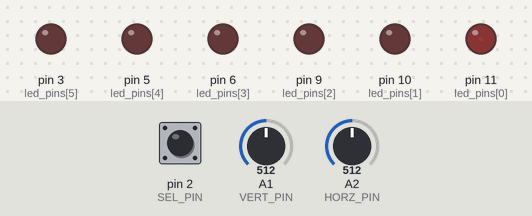
Bench run of a sketch on a simulated Arduino Uno, built with avr-gcc and run on an emulated ATmega328P. Parts: output pins drawn as LEDs (lit = HIGH). The test bench sets the inputs (shaded band); at power-on: A1 (VERT_PIN) = 512, A2 (HORZ_PIN) = 512, pin 2 (SEL_PIN) HIGH.

Above: at 1.2 s.
1.3 s: A1 (VERT_PIN) set to 716
At 4.1 s:
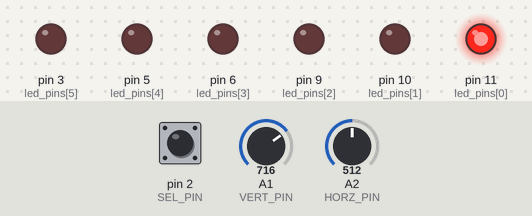
4.3 s: A2 (HORZ_PIN) set to 477
5.8 s: A2 (HORZ_PIN) set to 454
At 7.0 s:
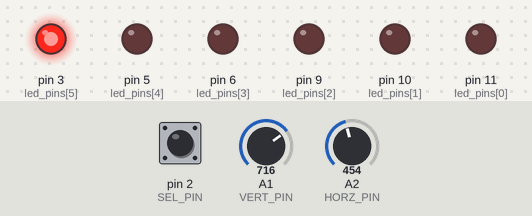
7.7 s: A1 (VERT_PIN) set to 306
At 8.27 s:
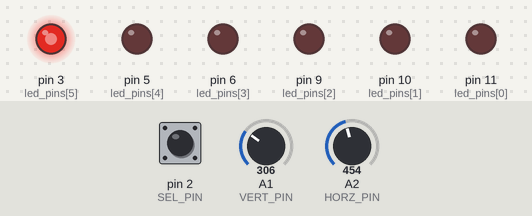
10.7 s: A1 (VERT_PIN) set to 545
12.2 s: A1 (VERT_PIN) set to 572
At 12.68 s:
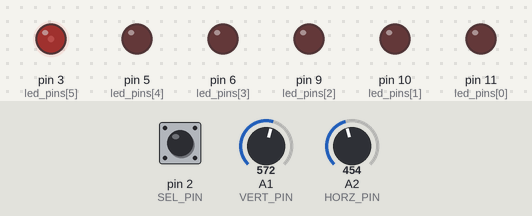
Timing chart, 0 to 16.1 s (numbered marks = the images above; inputs shaded):
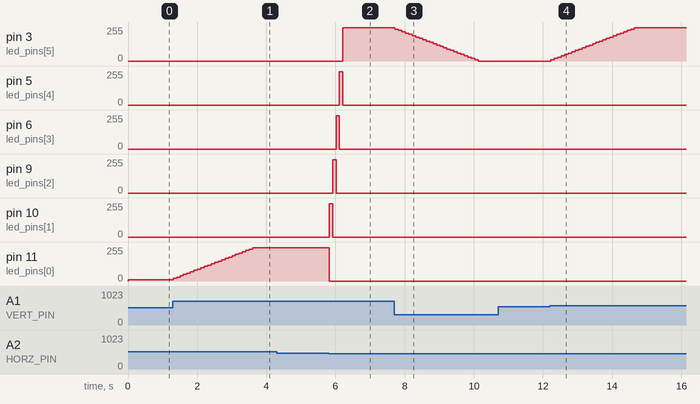

Measured:
- the behaviour switches between 462 and 461 on A2 (HORZ_PIN) (found by bisection; images 1 and 2)
- the behaviour switches between 562 and 563 on A1 (VERT_PIN) (found by bisection; images 3 and 4)
- after the input at 1.3 s, pin 11 (led_pins[0]): moves from 10/255 to 250/255 over 2.3 s, starting at once
- after the input at 5.8 s, pin 3 (led_pins[5]): 0/255 → 250/255 after 0.42 s; pin 5 (led_pins[4]): 0/255 → 250/255 after 0.32 s, → 0/255 0.10 s later
- after the input at 7.7 s, pin 3 (led_pins[5]): moves from 250/255 to 0/255 over 2.4 s, starting at once
- after the input at 10.7 s, every drawn part: stays the same
- after the input at 12.2 s, pin 3 (led_pins[5]): moves from 0/255 to 250/255 over 2.4 s, starting at once

The sketch:

sketch.ino
```cpp
const int VERT_PIN = A1;
const int HORZ_PIN = A2;
const int SEL_PIN = 2;

const int ZERO = 512;       // "ноль" джойстика
const int RADIUS = 50;      // погрешность
const int DEBOUNCE = 10;    // задержка при чтении кнопки
const int PERIOD = 100;     // период опроса
const int NUMBER_LEDS = 6;  // число светодиодов
const int STEP = 10;        // шаг изменения яркости

const int led_pins[] = {11, 10, 9, 6, 5, 3};

int curr_led = 0;     // индекс текущего светодиода
int last_led = 0;
int bright = 10;      // яркость текущего свтодиода

void readJoystick();  // чтения положения джойстика
void checkButton();   // проверка нажатия кнопки джойстика
void updateLeds();    // обновить состояния светодиодов

void setup() {
  for (int i = 0; i < NUMBER_LEDS; i++) {
    pinMode(led_pins[i], OUTPUT);
  }

  pinMode(HORZ_PIN, INPUT);
  pinMode(VERT_PIN, INPUT);
  pinMode(SEL_PIN, INPUT_PULLUP);
}

void loop() {
  readJoystick();
  checkButton();
  updateLeds();
  delay(PERIOD);
}

void readJoystick() {
  int x_val = analogRead(HORZ_PIN);
  int y_val = analogRead(VERT_PIN);

  last_led = curr_led;
  if (x_val < ZERO - RADIUS) {
    curr_led = min(curr_led + 1, NUMBER_LEDS - 1);
  } else if (x_val > ZERO + RADIUS) {
    curr_led = max(curr_led - 1, 0);
  }

  if (y_val < ZERO - RADIUS) {
    bright = max(bright - STEP, 0);
  } else if (y_val > ZERO + RADIUS) {
    bright = min(bright + STEP, 250);
  }
}

void checkButton() {
  if (digitalRead(SEL_PIN) == LOW) {
    delay(DEBOUNCE);
    if (digitalRead(SEL_PIN) == LOW) {
      curr_led = 0;
    }
  }
}

void updateLeds() {
  digitalWrite(led_pins[last_led], LOW);
  analogWrite(led_pins[curr_led], bright);
}
```
